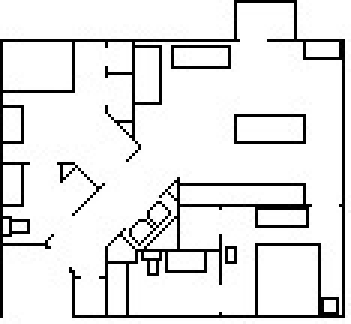
%> input picture Maps/lofts_simple20.jpg, 117 x 108 px (shown 3 times larger)
$ octave --eval "result = getMap('lofts_simple20.jpg');"   (GNU Octave 9; MATLAB toolbox functions it lacks are replaced by stand-ins)
%> lines starting %> are read from the running program, lines starting %| are printed output that depends on the picture
%% function to get a map to explore
function m = getMap(mapName)
%> called with mapName = 'lofts_simple20.jpg'
%% Pull in image
RGB = imread(mapName);
%> RGB is the input picture: size 108x117x3 uint8; min 0, max 255, mean 227.4
I = rgb2gray(RGB);
BW = imbinarize(I); % convert to logical
%> BW: size 108x117 logical; 89.3% white; black in thin lines or dots
BW = ~BW; % invert so 1's correspond to black pixels
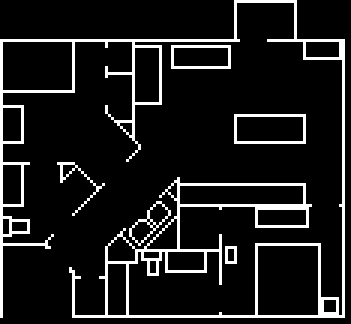
%> BW: size 108x117 logical (shown 3 times larger); 10.7% white in thin lines or dots

%% Find desired formation position and shift to be centered at origin
[Y,X] = meshgrid(1:size(BW,1),1:size(BW,2)); % create grid of positions
X = X'; Y = Y'; X = flipud(X); Y = flipud(Y); % reorient for coordinates to align
Xeq = X(BW); % take only black pixels
%> Xeq = 1348 values from 1 to 115
Yeq = Y(BW);
%> Yeq = 1348 values, max 108 at index 864, min 3 at index 93, mean 49.25
% Xeq = Xeq - mean(Xeq); % shift average to the origin
% Yeq = Yeq - mean(Yeq);
m = [Xeq,Yeq]'; % concatenate and transpose so each xeq_i is a column in m
%> m = 1348 columns, first 8: [1 1 1 1 1 1 1 1; 95 94 93 92 91 90 89 88]
%> `result = getMap('lofts_simple20.jpg');`:
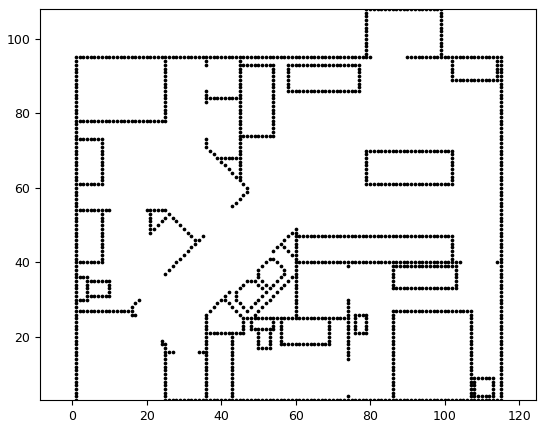
%> figure redrawn from the program's plot data
%> `result = getMap('lofts_simple20.jpg');`: result has the same summary as m in getMap
figure
plot(m(1,:),m(2,:),'k.')
axis square
axis equal
